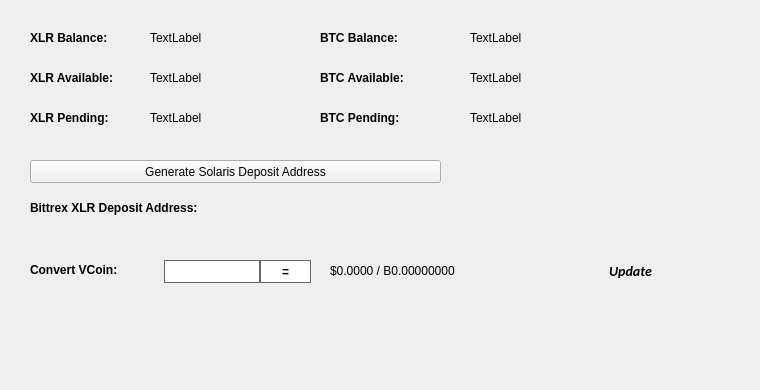
   <widget class="QWidget" name="BalanceTab">
    <attribute name="title">
     <string>Balance</string>
    </attribute>
    <widget class="QLabel" name="BitcoinBalanceLabel">
     <property name="geometry">
      <rect>
       <x>470</x>
       <y>30</y>
       <width>150</width>
       <height>16</height>
      </rect>
     </property>
     <property name="text">
      <string>TextLabel</string>
     </property>
    </widget>
    <widget class="QLabel" name="XLRBalanceLabel">
     <property name="geometry">
      <rect>
       <x>150</x>
       <y>30</y>
       <width>150</width>
       <height>16</height>
      </rect>
     </property>
     <property name="text">
      <string>TextLabel</string>
     </property>
    </widget>
    <widget class="QLabel" name="label_11">
     <property name="geometry">
      <rect>
       <x>30</x>
       <y>30</y>
       <width>101</width>
       <height>16</height>
      </rect>
     </property>
     <property name="font">
      <font>
       <weight>75</weight>
       <bold>true</bold>
      </font>
     </property>
     <property name="text">
      <string>XLR Balance:</string>
     </property>
    </widget>
    <widget class="QLabel" name="label_12">
     <property name="geometry">
      <rect>
       <x>320</x>
       <y>30</y>
       <width>101</width>
       <height>16</height>
      </rect>
     </property>
     <property name="font">
      <font>
       <weight>75</weight>
       <bold>true</bold>
      </font>
     </property>
     <property name="text">
      <string>BTC Balance:</string>
     </property>
    </widget>
    <widget class="QLabel" name="XLRAvailableLabel_2">
     <property name="geometry">
      <rect>
       <x>150</x>
       <y>70</y>
       <width>150</width>
       <height>16</height>
      </rect>
     </property>
     <property name="text">
      <string>TextLabel</string>
     </property>
    </widget>
    <widget class="QLabel" name="label_13">
     <property name="geometry">
      <rect>
       <x>30</x>
       <y>70</y>
       <width>111</width>
       <height>16</height>
      </rect>
     </property>
     <property name="font">
      <font>
       <weight>75</weight>
       <bold>true</bold>
      </font>
     </property>
     <property name="text">
      <string>XLR Available:</string>
     </property>
    </widget>
    <widget class="QLabel" name="label_14">
     <property name="geometry">
      <rect>
       <x>30</x>
       <y>110</y>
       <width>101</width>
       <height>16</height>
      </rect>
     </property>
     <property name="font">
      <font>
       <weight>75</weight>
       <bold>true</bold>
      </font>
     </property>
     <property name="text">
      <string>XLR Pending:</string>
     </property>
    </widget>
    <widget class="QLabel" name="XLRPendingLabel">
     <property name="geometry">
      <rect>
       <x>150</x>
       <y>110</y>
       <width>150</width>
       <height>16</height>
      </rect>
     </property>
     <property name="text">
      <string>TextLabel</string>
     </property>
    </widget>
    <widget class="QLabel" name="label_15">
     <property name="geometry">
      <rect>
       <x>320</x>
       <y>70</y>
       <width>111</width>
       <height>16</height>
      </rect>
     </property>
     <property name="font">
      <font>
       <weight>75</weight>
       <bold>true</bold>
      </font>
     </property>
     <property name="text">
      <string>BTC Available:</string>
     </property>
    </widget>
    <widget class="QLabel" name="BitcoinAvailableLabel">
     <property name="geometry">
      <rect>
       <x>470</x>
       <y>70</y>
       <width>150</width>
       <height>16</height>
      </rect>
     </property>
     <property name="text">
      <string>TextLabel</string>
     </property>
    </widget>
    <widget class="QLabel" name="label_31">
     <property name="geometry">
      <rect>
       <x>320</x>
       <y>110</y>
       <width>111</width>
       <height>16</height>
      </rect>
     </property>
     <property name="font">
      <font>
       <weight>75</weight>
       <bold>true</bold>
      </font>
     </property>
     <property name="text">
      <string>BTC Pending:</string>
     </property>
    </widget>
    <widget class="QLabel" name="BitcoinPendingLabel">
     <property name="geometry">
      <rect>
       <x>470</x>
       <y>110</y>
       <width>150</width>
       <height>16</height>
      </rect>
     </property>
     <property name="text">
      <string>TextLabel</string>
     </property>
    </widget>
    <widget class="QLabel" name="label_33">
     <property name="geometry">
      <rect>
       <x>30</x>
       <y>200</y>
       <width>221</width>
       <height>16</height>
      </rect>
     </property>
     <property name="font">
      <font>
       <weight>75</weight>
       <bold>true</bold>
      </font>
     </property>
     <property name="text">
      <string>Bittrex XLR Deposit Address:</string>
     </property>
    </widget>
    <widget class="QPushButton" name="GenDepositBTN">
     <property name="geometry">
      <rect>
       <x>30</x>
       <y>160</y>
       <width>411</width>
       <height>23</height>
      </rect>
     </property>
     <property name="text">
      <string>Generate Solaris Deposit Address</string>
     </property>
     <property name="icon">
      <iconset resource="../solaris.qrc">
       <normaloff>:/icons/bitcoin</normaloff>:/icons/bitcoin</iconset>
     </property>
    </widget>
    <widget class="QLabel" name="DepositAddressLabel">
     <property name="geometry">
      <rect>
       <x>200</x>
       <y>200</y>
       <width>261</width>
       <height>16</height>
      </rect>
     </property>
     <property name="palette">
      <palette>
       <active>
        <colorrole role="WindowText">
         <brush brushstyle="SolidPattern">
          <color alpha="255">
           <red>0</red>
           <green>0</green>
           <blue>0</blue>
          </color>
         </brush>
        </colorrole>
        <colorrole role="Text">
         <brush brushstyle="SolidPattern">
          <color alpha="255">
           <red>0</red>
           <green>0</green>
           <blue>255</blue>
          </color>
         </brush>
        </colorrole>
       </active>
       <inactive>
        <colorrole role="WindowText">
         <brush brushstyle="SolidPattern">
          <color alpha="255">
           <red>0</red>
           <green>0</green>
           <blue>0</blue>
          </color>
         </brush>
        </colorrole>
        <colorrole role="Text">
         <brush brushstyle="SolidPattern">
          <color alpha="255">
           <red>0</red>
           <green>0</green>
           <blue>255</blue>
          </color>
         </brush>
        </colorrole>
       </inactive>
       <disabled>
        <colorrole role="WindowText">
         <brush brushstyle="SolidPattern">
          <color alpha="255">
           <red>120</red>
           <green>120</green>
           <blue>120</blue>
          </color>
         </brush>
        </colorrole>
        <colorrole role="Text">
         <brush brushstyle="SolidPattern">
          <color alpha="255">
           <red>120</red>
           <green>120</green>
           <blue>120</blue>
          </color>
         </brush>
        </colorrole>
       </disabled>
      </palette>
     </property>
     <property name="font">
      <font>
       <weight>75</weight>
       <bold>true</bold>
      </font>
     </property>
     <property name="text">
      <string/>
     </property>
     <property name="alignment">
      <set>Qt::AlignRight|Qt::AlignTrailing|Qt::AlignVCenter</set>
     </property>
     <property name="textInteractionFlags">
      <set>Qt::LinksAccessibleByMouse|Qt::TextSelectableByKeyboard|Qt::TextSelectableByMouse</set>
     </property>
    </widget>
    <widget class="QLabel" name="label_8">
     <property name="geometry">
      <rect>
       <x>460</x>
       <y>300</y>
       <width>281</width>
       <height>81</height>
      </rect>
     </property>
     <property name="text">
      <string/>
     </property>
     <property name="pixmap">
      <pixmap>:/images/bittrex</pixmap>
     </property>
    </widget>
    <widget class="QWidget" name="widgetConversion" native="true">
     <property name="geometry">
      <rect>
       <x>0</x>
       <y>250</y>
       <width>751</width>
       <height>43</height>
      </rect>
     </property>
     <property name="minimumSize">
      <size>
       <width>0</width>
       <height>43</height>
      </size>
     </property>
     <property name="styleSheet">
      <string notr="true"/>
     </property>
     <widget class="QPushButton" name="btnUpdateMarketData">
      <property name="geometry">
       <rect>
        <x>575</x>
        <y>0</y>
        <width>111</width>
        <height>41</height>
       </rect>
      </property>
      <property name="sizePolicy">
       <sizepolicy hsizetype="Expanding" vsizetype="Expanding">
        <horstretch>0</horstretch>
        <verstretch>0</verstretch>
       </sizepolicy>
      </property>
      <property name="font">
       <font>
        <family>calibri</family>
        <pointsize>-1</pointsize>
        <weight>75</weight>
        <italic>true</italic>
        <bold>true</bold>
       </font>
      </property>
      <property name="styleSheet">
       <string notr="true">margin:0px;text-align:center;padding:2px;border-radius:3px;font-style:italic;width:100px;font-size:14px;font-family:calibri;font-weight:600;</string>
      </property>
      <property name="text">
       <string>Update</string>
      </property>
      <property name="iconSize">
       <size>
        <width>150</width>
        <height>35</height>
       </size>
      </property>
      <property name="autoDefault">
       <bool>true</bool>
      </property>
      <property name="default">
       <bool>true</bool>
      </property>
     </widget>
     <widget class="QLabel" name="lblConvertVCoin">
      <property name="geometry">
       <rect>
        <x>30</x>
        <y>10</y>
        <width>131</width>
        <height>20</height>
       </rect>
      </property>
      <property name="styleSheet">
       <string notr="true"/>
      </property>
      <property name="text">
       <string>&lt;html&gt;&lt;head/&gt;&lt;body&gt;&lt;p&gt;&lt;span style=&quot; font-weight:600;&quot;&gt;Convert VCoin:&lt;/span&gt;&lt;/p&gt;&lt;/body&gt;&lt;/html&gt;</string>
      </property>
     </widget>
     <widget class="QLineEdit" name="txtConvertVCoinQty">
      <property name="geometry">
       <rect>
        <x>160</x>
        <y>10</y>
        <width>100</width>
        <height>23</height>
       </rect>
      </property>
      <property name="minimumSize">
       <size>
        <width>100</width>
        <height>23</height>
       </size>
      </property>
      <property name="maximumSize">
       <size>
        <width>100</width>
        <height>16777215</height>
       </size>
      </property>
      <property name="styleSheet">
       <string notr="true">border: 1px solid #61696c;margin-left:4px;</string>
      </property>
     </widget>
     <widget class="QPushButton" name="btnConvertSolaris">
      <property name="geometry">
       <rect>
        <x>260</x>
        <y>10</y>
        <width>51</width>
        <height>23</height>
       </rect>
      </property>
      <property name="minimumSize">
       <size>
        <width>0</width>
        <height>23</height>
       </size>
      </property>
      <property name="styleSheet">
       <string notr="true">border:1px solid #61696c;background:white;font-weight:600;</string>
      </property>
      <property name="text">
       <string>=</string>
      </property>
     </widget>
     <widget class="QLabel" name="lblConvertVCoinResults">
      <property name="geometry">
       <rect>
        <x>330</x>
        <y>0</y>
        <width>201</width>
        <height>41</height>
       </rect>
      </property>
      <property name="styleSheet">
       <string notr="true"/>
      </property>
      <property name="text">
       <string>$0.0000 / B0.00000000</string>
      </property>
     </widget>
     <widget class="QLabel" name="iconOverviewUpdateWait">
      <property name="geometry">
       <rect>
        <x>670</x>
        <y>10</y>
        <width>24</width>
        <height>24</height>
       </rect>
      </property>
      <property name="text">
       <string/>
      </property>
      <property name="pixmap">
       <pixmap resource="../solaris.qrc">:/icons/transaction_1</pixmap>
      </property>
      <property name="scaledContents">
       <bool>true</bool>
      </property>
      <property name="alignment">
       <set>Qt::AlignCenter</set>
      </property>
     </widget>
    </widget>
   </widget>
